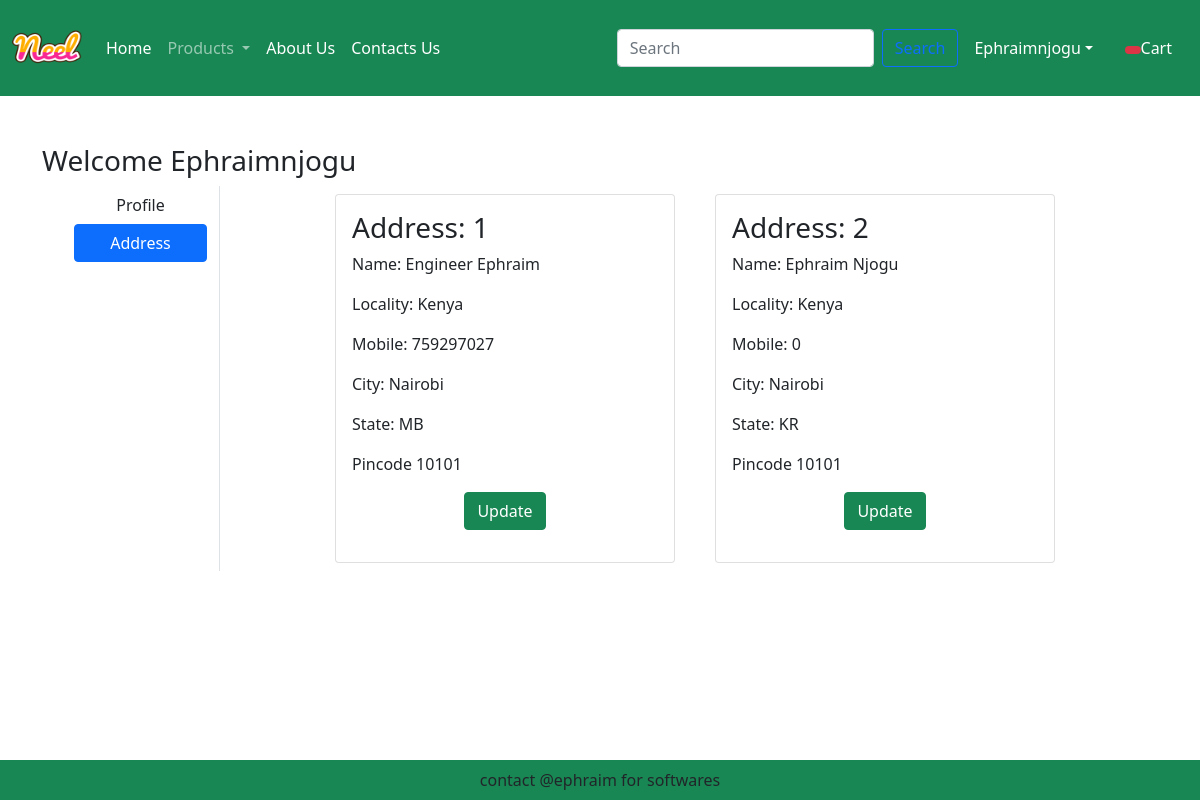
The page /address/ (signed in) on the database its author committed.
### app/models.py (models this page shows, shortened)
class Customer(models.Model):
    user = models.ForeignKey(User,on_delete=models.CASCADE)
    name = models.CharField(max_length=200)
    locality = models.CharField(max_length=200)
    city = models.CharField(max_length=50)
    mobile = models.IntegerField(default=0)
    zipcode = models.IntegerField()
    state = models.CharField(choices=STATE_CHOICES,max_length=100)

### app/views.py (the view)
# urls.py: path('address/',views.address,name='address'),
@login_required
def address(request):
    add = Customer.objects.filter(user = request.user)
    return render(request,'app/address.html',locals())

### app/templates/app/address.html (shortened to what this page needs)
{% extends 'app/base.html' %}
{% load static %}
{% block main-content %}
<div class="container my-5">
    <div class="row">
    <h3>Welcome
    <span class="text-capitalize">{{request.user}}</span>
    </h3>
    <div class="col-sm-2 border-end">
    <ul>
        <li class="d-grid"><a href="{% url 'profile' %}" class="btn">Profile</a></li>
        <li class="d-grid"><a href="{% url 'address' %}" class="btn btn-primary">Address</a></li>
    </ul>
    </div>
    <div class="col-sm-8 offset-sm-1">
        <div class="row">
            {% for ad in add %}
            <div class="col-sm-6">
                <div class="card m-2">
                    <div class="card-body">
                        <h3>Address: {{forloop.counter}}</h3>
                        <p>Name: {{ad.name}}</p>
                        <p>Locality: {{ad.locality}}</p>
                        <p>Mobile: {{ad.mobile}}</p>
                        <p>City: {{ad.city}}</p>
                        <p>State: {{ad.state}}</p>
                        <p>Pincode {{ad.zipcode}}</p>
                        <p class="text-center"><a href="{% url 'updateAddress' pk=ad.id %}" type="button"
                            class="btn btn-success">Update</a></p>
                    </div>
                </div>
            </div>
            {% endfor %}
        </div>
    </div>
    </div>
</div>
{% endblock main-content %}

### app/templates/app/base.html (shortened to what this page needs)
<!DOCTYPE html>
{% load static %}
<html lang="en">
<head>
    <link href="https://cdn.jsdelivr.net/npm/bootstrap@5.1.3/dist/css/bootstrap.min.css" rel="stylesheet">
    <link rel="stylesheet" href="{% static 'app/css/all.min.css' %}"/>
    <link rel="stylesheet" href="{% static 'app/css/owl.carousel.min.css' %}"/>
    <link rel="stylesheet" href="{% static 'app/css/style.css' %}"/>
</head>
<body>
    <nav class="navbar navbar-expand-lg navbar-dark bg-success">
        <div class="container-fluid">
          <a class="navbar-brand" href="#">
          <img src="{% static 'app/images/neel.png' %}" alt=""  width="70" height="70">
          </a>
          <div class="collapse navbar-collapse" id="navbarSupportedContent">
            <ul class="navbar-nav me-auto mb-2 mb-lg-0">
              {% if request.user.is_authenticated %}
              <li class="nav-item">
                <a class="nav-link active" aria-current="page" href="{% url 'home' %}">Home</a>
              </li>
              <li class="nav-item dropdown">
                <a class="nav-link dropdown-toggle" href="#" id="navbarDropdown" role="button" data-bs-toggle="dropdown" aria-expanded="false">
                  Products
                </a>
              </li>
              <li class="nav-item">
                <a class="nav-link text-white" href="{% url 'about' %}">About Us</a>
              </li>
              <li class="nav-item">
                <a class="nav-link text-white" href="{% url 'contact' %}">Contacts Us</a>
              </li>
            </ul>
            <form class="d-flex" role="search" action="/search">
              <input class="form-control me-2" type="search" placeholder="Search" aria-label="Search" name="search">
              <button class="btn btn-outline-primary" type="submit">Search</button>
            </form>
          </div>
          <ul class="navbar-nav me-auto mb-2 mb-lg-0">
            <li class="nav-item dropdown mx-2">
              <a href="#" class="nav-link dropdown-toggle text-white"
              id="profileDropdown" role="button" data-bs-toggle="dropdown" aria-expanded="false">
            {{request.user.username|capfirst}}</a>
            </li>
            <li class="nav-item mx-2">
              <a href="{% url 'showcart' %}" class="nav-link text-white"><span class="badge bg-danger">
              </span>Cart</a>
            </li>
            {% endif %}
          </ul>
        </div>
      </nav>
{% block main-content %}
{% endblock main-content %}
<footer class="container-fluid bg-success text-center p-2 mt-5 fixed-bottom">
    contact @ephraim for softwares
</footer>
</body>
</html>

### rows shown on the page
Customer: name "Engineer Ephraim", locality "Kenya", mobile "759297027", city "Nairobi", state "MB", zipcode "10101"
Customer: name "Ephraim Njogu", locality "Kenya", mobile "0", city "Nairobi", state "KR", zipcode "10101"

### other values the page prints
{{ request.user.username|capfirst }} "Ephraimnjogu"
{{ request.user }} "Ephraimnjogu"
